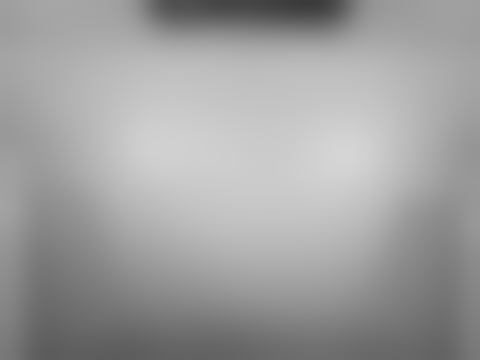
#> input picture scripts/vision/calibration/down_line_illumination_480x360.png, 480 x 360 px
$ python -i simple_line_vision.py   (imports and definitions only)
#> lines starting #> are read from the running program, lines starting #| are printed output that depends on the picture; after the words box and inside, x2 and y2 are one past the last pixel; in counts of white or black regions, pixels touching at a corner belong together
"""Detecta uma linha preta usando somente uma ROI horizontal inferior."""

from dataclasses import dataclass
import math

import cv2


# A ROI usa apenas o quarto inferior da imagem, fisicamente mais próximo do robô.
# Aumentar este valor reduz ainda mais a antecipação, mas também diminui a área útil.
ROI_TOP_RATIO = 0.75

# Pixels com intensidade abaixo deste limite entram na máscara da linha preta.
# Ajuste este valor após observar a iluminação real da pista.
BLACK_THRESHOLD = 100

# Área mínima, em pixels, necessária para impedir que pequenos ruídos gerem comando.
MINIMUM_BLACK_PIXELS = 100

# Uma curva fechada precisa combinar deslocamento, orientação horizontal,
# largura e cobertura. Nenhum critério isolado pode armar o giro no próprio eixo.
SHARP_TURN_MINIMUM_ABS_ERROR = 0.20
SHARP_TURN_MINIMUM_ANGLE_FROM_VERTICAL_DEGREES = 45.0
SHARP_TURN_MINIMUM_HORIZONTAL_SPAN_RATIO = 0.50
SHARP_TURN_MINIMUM_MASK_COVERAGE = 0.12


@dataclass(frozen=True)
class LineDetection:
    detected: bool
    error_normalized: float
    center_x: float
    roi_top_y: int
    roi_height: int
    black_pixel_count: int
    angle_from_vertical_degrees: float = 0.0
    horizontal_span_ratio: float = 0.0
    mask_coverage: float = 0.0
    sharp_turn_candidate: bool = False
    sharp_turn_direction: int = 0


def _create_black_mask(frame):
    """Cria a máscara usada tanto pelo controle quanto pelo debug visual."""

    frame_height, frame_width = frame.shape[:2]
    roi_top_y = int(frame_height * ROI_TOP_RATIO)
    roi = frame[roi_top_y:frame_height, 0:frame_width]
    if roi.size == 0:
        return roi_top_y, None

    if roi.ndim == 2:
        gray = roi
    else:
        gray = cv2.cvtColor(roi, cv2.COLOR_RGB2GRAY)

    _, black_mask = cv2.threshold(
        gray,
        BLACK_THRESHOLD,
        255,
        cv2.THRESH_BINARY_INV,
    )
    return roi_top_y, black_mask


def detect_line(frame) -> LineDetection:
    """Retorna o centroide da máscara preta dentro de uma única ROI inferior."""

    if frame is None or frame.ndim < 2:
        return LineDetection(False, 0.0, -1.0, 0, 0, 0)

    frame_height, frame_width = frame.shape[:2]
    if frame_height <= 0 or frame_width <= 0:
        return LineDetection(False, 0.0, -1.0, 0, 0, 0)

    roi_top_y, black_mask = _create_black_mask(frame)
    if black_mask is None:
        return LineDetection(False, 0.0, -1.0, roi_top_y, 0, 0)
    roi_height = black_mask.shape[0]

    # binaryImage=True faz o momento M00 representar a quantidade de pixels
    # ativos, independentemente do valor 255 usado na máscara.
    moments = cv2.moments(black_mask, binaryImage=True)
    black_pixel_count = int(round(moments["m00"]))
    if black_pixel_count < MINIMUM_BLACK_PIXELS:
        return LineDetection(
            False,
            0.0,
            -1.0,
            roi_top_y,
            roi_height,
            black_pixel_count,
        )

    center_x = moments["m10"] / moments["m00"]
    image_center_x = frame_width * 0.5
    error_normalized = (center_x - image_center_x) / image_center_x
    error_normalized = max(-1.0, min(1.0, float(error_normalized)))

    # A orientação principal vem dos momentos centrais da mesma máscara. Zero
    # graus significa segmento vertical; 90 graus significa segmento horizontal.
    angle_from_horizontal_degrees = 0.5 * math.degrees(
        math.atan2(
            2.0 * moments["mu11"],
            moments["mu20"] - moments["mu02"],
        )
    )
    angle_from_vertical_degrees = max(
        0.0,
        min(90.0, 90.0 - abs(angle_from_horizontal_degrees)),
    )

    _active_y, active_x = black_mask.nonzero()
    horizontal_span_pixels = int(active_x.max() - active_x.min() + 1)
    horizontal_span_ratio = horizontal_span_pixels / frame_width
    mask_coverage = black_pixel_count / float(black_mask.size)

    sharp_turn_candidate = (
        abs(error_normalized) >= SHARP_TURN_MINIMUM_ABS_ERROR
        and angle_from_vertical_degrees
        >= SHARP_TURN_MINIMUM_ANGLE_FROM_VERTICAL_DEGREES
        and horizontal_span_ratio >= SHARP_TURN_MINIMUM_HORIZONTAL_SPAN_RATIO
        and mask_coverage >= SHARP_TURN_MINIMUM_MASK_COVERAGE
    )
    sharp_turn_direction = 0
    if sharp_turn_candidate:
        sharp_turn_direction = 1 if error_normalized > 0.0 else -1

    return LineDetection(
        True,
        error_normalized,
        float(center_x),
        roi_top_y,
        roi_height,
        black_pixel_count,
        angle_from_vertical_degrees,
        horizontal_span_ratio,
        mask_coverage,
        sharp_turn_candidate,
        sharp_turn_direction,
    )


# [78 lines left out: function render_line_debug, not called in this run]

>>> import cv2
>>> picture = cv2.cvtColor(cv2.imread('vision/calibration/down_line_illumination_480x360.png'), cv2.COLOR_BGR2RGB)
#> picture is the input picture: shape (360, 480, 3); min 59, max 213, mean 159.5
>>> result = detect_line(picture)
#> in _create_black_mask, `roi = frame[roi_top_y:frame_height, 0:frame_width]`:
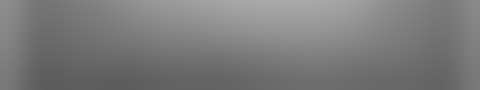
#> roi: shape (90, 480, 3); min 92, max 169, mean 122.8
#> in _create_black_mask, `_, black_mask = cv2.threshold( gray, BLACK_THRESHOLD, 255, cv2.THRESH_..`:
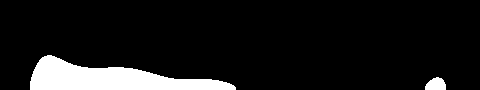
#> black_mask: shape (90, 480); 9.5% white; 2 white regions, box (x1, y1, x2, y2) and area: (30, 55, 236, 90) 3892, (425, 77, 446, 90) 211
#> in detect_line, `roi_top_y, black_mask = _create_black_mask(frame)`: roi_top_y = 270
#> in detect_line, `moments = cv2.moments(black_mask, binaryImage=True)`: moments = moments, m00 4103, centre m10/m00, m01/m00 = (126.7, 78.69)
#> in detect_line, `black_pixel_count = int(round(moments["m00"]))`: black_pixel_count = 4103
#> in detect_line, `center_x = moments["m10"] / moments["m00"]`: center_x = 126.7
#> in detect_line, `error_normalized = (center_x - image_center_x) / image_center_x`: error_normalized = -0.472
#> in detect_line, `angle_from_horizontal_degrees = 0.5 * math.degrees( math.atan2( 2.0 * ..`: angle_from_horizontal_degrees = 1.94
#> in detect_line, `angle_from_vertical_degrees = max( 0.0, min(90.0, 90.0 - abs(angle_fro..`: angle_from_vertical_degrees = 88.06
#> in detect_line, `_active_y, active_x = black_mask.nonzero()`: active_x = 4103 values, max 445 at index 2971, min 30 at index 2110, mean 126.7
#> in detect_line, `horizontal_span_pixels = int(active_x.max() - active_x.min() + 1)`: horizontal_span_pixels = 416
#> in detect_line, `horizontal_span_ratio = horizontal_span_pixels / frame_width`: horizontal_span_ratio = 0.867
#> in detect_line, `mask_coverage = black_pixel_count / float(black_mask.size)`: mask_coverage = 0.095
#> in detect_line, `sharp_turn_candidate = ( abs(error_normalized) >= SHARP_TURN_MINIMUM_A..`: sharp_turn_candidate = False
